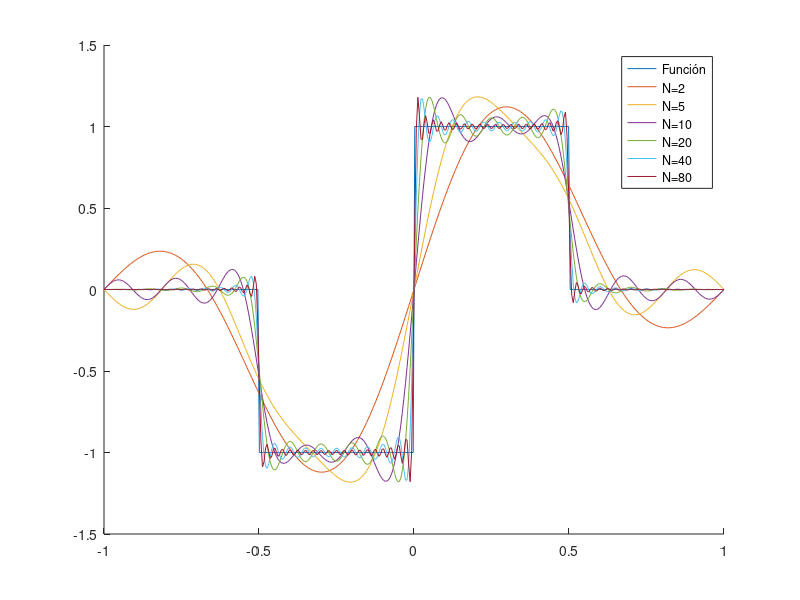

This figure's MATLAB source:
clf(), L=2; n=400;
paso=L/(n-1);
t=[-1:paso:1]';

%armado de la funcion
f=zeros(size(t));
w=find(t>-1/2); 
f(w)=-1; 
w=find(t>0); 
f(w)=1; 
w=find(t>1/2); 
f(w)=0;
f(1)=0; 
f(n)=0;


hold on; 
plot(t,f,'DisplayName', 'Función'); 
h = findobj(gca, 'type', '5770line');
set(h, 'LineWidth', 2)
nM=[ 2 5 10 20 40 80];
%nM=[ 100 250 500 5000] 
for j=nM
  sum=0;
  for k=1:j
    sum=sum+2*(1-cos(k*pi/2))*sin(k*pi*t)/(k*pi);
  endfor
  plot(t,sum ,'DisplayName',strcat('N=',num2str(j)))
endfor
hold off, legend show
saveas (1, "Gibbs2.png")